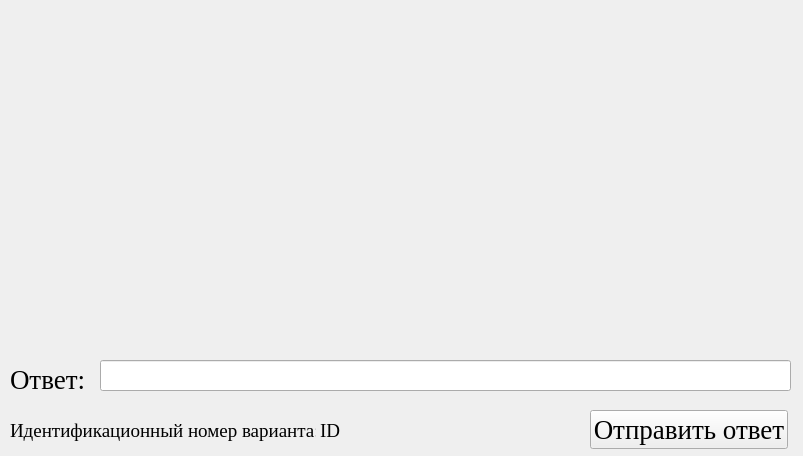
<?xml version="1.0" encoding="UTF-8"?>
<ui version="4.0">
 <class>MainWindow</class>
 <widget class="QMainWindow" name="MainWindow">
  <property name="geometry">
   <rect>
    <x>0</x>
    <y>0</y>
    <width>803</width>
    <height>456</height>
   </rect>
  </property>
  <property name="windowTitle">
   <string>MainWindow</string>
  </property>
  <widget class="QWidget" name="centralwidget">
   <widget class="QLabel" name="outlabel">
    <property name="geometry">
     <rect>
      <x>10</x>
      <y>340</y>
      <width>158</width>
      <height>78</height>
     </rect>
    </property>
    <property name="font">
     <font>
      <family>Times New Roman</family>
      <pointsize>20</pointsize>
     </font>
    </property>
    <property name="text">
     <string>Ответ:</string>
    </property>
   </widget>
   <widget class="QLineEdit" name="lineEdit">
    <property name="geometry">
     <rect>
      <x>100</x>
      <y>360</y>
      <width>691</width>
      <height>31</height>
     </rect>
    </property>
    <property name="font">
     <font>
      <family>Times New Roman</family>
      <pointsize>20</pointsize>
     </font>
    </property>
   </widget>
   <widget class="QPushButton" name="n_btn">
    <property name="geometry">
     <rect>
      <x>590</x>
      <y>410</y>
      <width>198</width>
      <height>39</height>
     </rect>
    </property>
    <property name="font">
     <font>
      <family>Times New Roman</family>
      <pointsize>20</pointsize>
     </font>
    </property>
    <property name="text">
     <string>Отправить ответ</string>
    </property>
   </widget>
   <widget class="QLabel" name="label_6">
    <property name="geometry">
     <rect>
      <x>10</x>
      <y>420</y>
      <width>306</width>
      <height>21</height>
     </rect>
    </property>
    <property name="font">
     <font>
      <family>Times New Roman</family>
      <pointsize>14</pointsize>
     </font>
    </property>
    <property name="text">
     <string>Идентификационный номер варианта:</string>
    </property>
   </widget>
   <widget class="QLabel" name="label_id">
    <property name="geometry">
     <rect>
      <x>320</x>
      <y>420</y>
      <width>261</width>
      <height>21</height>
     </rect>
    </property>
    <property name="font">
     <font>
      <family>Times New Roman</family>
      <pointsize>14</pointsize>
     </font>
    </property>
    <property name="text">
     <string>ID</string>
    </property>
   </widget>
   <widget class="QLabel" name="main_label">
    <property name="geometry">
     <rect>
      <x>90</x>
      <y>10</y>
      <width>605</width>
      <height>340</height>
     </rect>
    </property>
    <property name="text">
     <string/>
    </property>
   </widget>
  </widget>
 </widget>
 <resources/>
 <connections/>
</ui>
